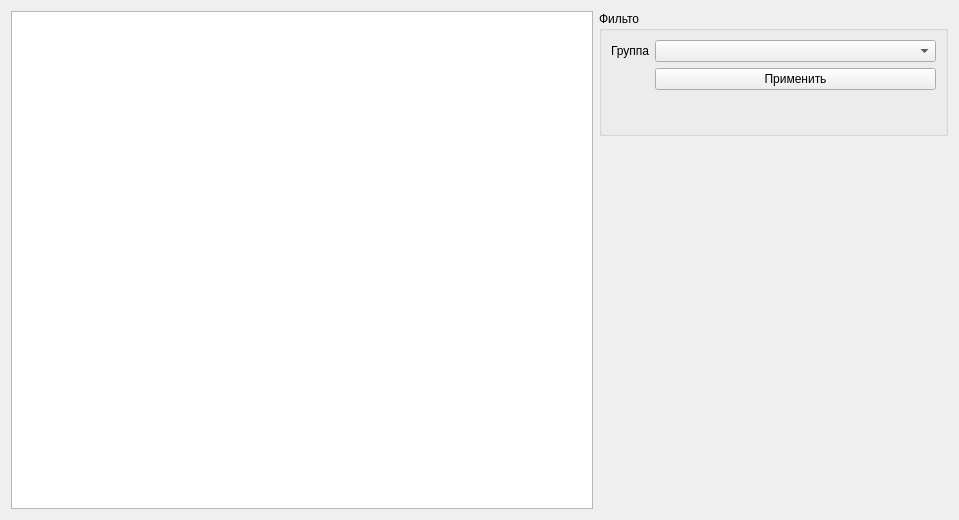
<?xml version="1.0" encoding="UTF-8"?>
<ui version="4.0">
 <class>StudentWidget</class>
 <widget class="QWidget" name="StudentWidget">
  <property name="geometry">
   <rect>
    <x>0</x>
    <y>0</y>
    <width>959</width>
    <height>520</height>
   </rect>
  </property>
  <property name="windowTitle">
   <string>Form</string>
  </property>
  <layout class="QHBoxLayout" name="horizontalLayout" stretch="5,3">
   <item>
    <widget class="QTableWidget" name="tableWidget"/>
   </item>
   <item>
    <layout class="QVBoxLayout" name="verticalLayout" stretch="1,3">
     <item>
      <widget class="QGroupBox" name="groupBox">
       <property name="title">
        <string>Фильто</string>
       </property>
       <layout class="QFormLayout" name="formLayout">
        <item row="0" column="0">
         <widget class="QLabel" name="groupLabel">
          <property name="text">
           <string>Группа</string>
          </property>
         </widget>
        </item>
        <item row="0" column="1">
         <widget class="QComboBox" name="groupComboBox"/>
        </item>
        <item row="1" column="1">
         <widget class="QPushButton" name="filterPushButton">
          <property name="text">
           <string>Применить</string>
          </property>
         </widget>
        </item>
       </layout>
      </widget>
     </item>
     <item>
      <spacer name="verticalSpacer">
       <property name="orientation">
        <enum>Qt::Vertical</enum>
       </property>
       <property name="sizeHint" stdset="0">
        <size>
         <width>86</width>
         <height>40</height>
        </size>
       </property>
      </spacer>
     </item>
    </layout>
   </item>
  </layout>
 </widget>
 <resources/>
 <connections/>
</ui>
